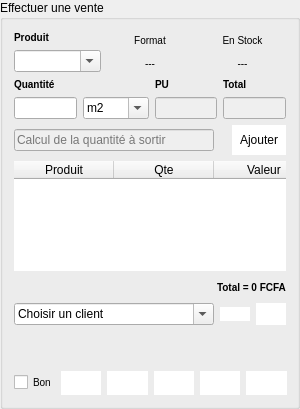
       <widget class="QGroupBox" name="groupBox_4">
        <property name="minimumSize">
         <size>
          <width>300</width>
          <height>0</height>
         </size>
        </property>
        <property name="maximumSize">
         <size>
          <width>300</width>
          <height>16777215</height>
         </size>
        </property>
        <property name="title">
         <string>Effectuer une vente</string>
        </property>
        <layout class="QVBoxLayout" name="verticalLayout_18">
         <item>
          <layout class="QHBoxLayout" name="horizontalLayout_13">
           <item>
            <layout class="QVBoxLayout" name="verticalLayout_8">
             <item>
              <widget class="QLabel" name="label_7">
               <property name="styleSheet">
                <string notr="true">font-size:10px;
color:black;
font-weight:bold;</string>
               </property>
               <property name="text">
                <string>Produit</string>
               </property>
              </widget>
             </item>
             <item>
              <widget class="QComboBox" name="produits">
               <property name="editable">
                <bool>true</bool>
               </property>
              </widget>
             </item>
            </layout>
           </item>
           <item>
            <layout class="QVBoxLayout" name="verticalLayout_14">
             <item>
              <widget class="QLabel" name="label_13">
               <property name="styleSheet">
                <string notr="true">font-size:10px;</string>
               </property>
               <property name="text">
                <string>Format</string>
               </property>
               <property name="alignment">
                <set>Qt::AlignCenter</set>
               </property>
              </widget>
             </item>
             <item>
              <widget class="QLabel" name="label_format">
               <property name="styleSheet">
                <string notr="true">font-size:10px;</string>
               </property>
               <property name="text">
                <string>---</string>
               </property>
               <property name="alignment">
                <set>Qt::AlignCenter</set>
               </property>
              </widget>
             </item>
            </layout>
           </item>
           <item>
            <layout class="QVBoxLayout" name="verticalLayout_16">
             <item>
              <widget class="QLabel" name="label_14">
               <property name="styleSheet">
                <string notr="true">font-size:10px;</string>
               </property>
               <property name="text">
                <string>En Stock</string>
               </property>
               <property name="alignment">
                <set>Qt::AlignCenter</set>
               </property>
              </widget>
             </item>
             <item>
              <widget class="QLabel" name="label_qte">
               <property name="styleSheet">
                <string notr="true">font-size:10px;</string>
               </property>
               <property name="text">
                <string>---</string>
               </property>
               <property name="alignment">
                <set>Qt::AlignCenter</set>
               </property>
              </widget>
             </item>
            </layout>
           </item>
          </layout>
         </item>
         <item>
          <layout class="QHBoxLayout" name="horizontalLayout_6">
           <item>
            <layout class="QVBoxLayout" name="verticalLayout_12">
             <item>
              <widget class="QLabel" name="label_8">
               <property name="styleSheet">
                <string notr="true">font-size:10px;
color:black;
font-weight:bold;</string>
               </property>
               <property name="text">
                <string>Quantité</string>
               </property>
              </widget>
             </item>
             <item>
              <layout class="QHBoxLayout" name="horizontalLayout_5">
               <item>
                <widget class="QLineEdit" name="qte"/>
               </item>
               <item>
                <widget class="QComboBox" name="unite">
                 <property name="editable">
                  <bool>true</bool>
                 </property>
                 <item>
                  <property name="text">
                   <string>m2</string>
                  </property>
                 </item>
                 <item>
                  <property name="text">
                   <string>Carton</string>
                  </property>
                 </item>
                 <item>
                  <property name="text">
                   <string>Pièce</string>
                  </property>
                 </item>
                </widget>
               </item>
              </layout>
             </item>
            </layout>
           </item>
           <item>
            <layout class="QVBoxLayout" name="verticalLayout_9">
             <item>
              <widget class="QLabel" name="label_9">
               <property name="styleSheet">
                <string notr="true">font-size:10px;
color:black;
font-weight:bold;</string>
               </property>
               <property name="text">
                <string>PU</string>
               </property>
              </widget>
             </item>
             <item>
              <widget class="QLineEdit" name="pu">
               <property name="enabled">
                <bool>false</bool>
               </property>
               <property name="readOnly">
                <bool>true</bool>
               </property>
              </widget>
             </item>
            </layout>
           </item>
           <item>
            <layout class="QVBoxLayout" name="verticalLayout_13">
             <item>
              <widget class="QLabel" name="label_10">
               <property name="styleSheet">
                <string notr="true">font-size:10px;
color:black;
font-weight:bold;</string>
               </property>
               <property name="text">
                <string>Total</string>
               </property>
              </widget>
             </item>
             <item>
              <widget class="QLineEdit" name="total">
               <property name="enabled">
                <bool>false</bool>
               </property>
               <property name="readOnly">
                <bool>true</bool>
               </property>
              </widget>
             </item>
            </layout>
           </item>
          </layout>
         </item>
         <item>
          <layout class="QHBoxLayout" name="horizontalLayout_12">
           <item>
            <widget class="QLineEdit" name="calcul">
             <property name="enabled">
              <bool>false</bool>
             </property>
             <property name="minimumSize">
              <size>
               <width>200</width>
               <height>0</height>
              </size>
             </property>
             <property name="styleSheet">
              <string notr="true">width:70%;</string>
             </property>
             <property name="readOnly">
              <bool>true</bool>
             </property>
             <property name="placeholderText">
              <string>Calcul de la quantité à sortir</string>
             </property>
            </widget>
           </item>
           <item>
            <layout class="QHBoxLayout" name="horizontalLayout_7">
             <item>
              <spacer name="horizontalSpacer_2">
               <property name="orientation">
                <enum>Qt::Horizontal</enum>
               </property>
               <property name="sizeHint" stdset="0">
                <size>
                 <width>40</width>
                 <height>20</height>
                </size>
               </property>
              </spacer>
             </item>
             <item>
              <widget class="QPushButton" name="pushButton_3">
               <property name="styleSheet">
                <string notr="true">border:none;
padding:8px;
background-color:white;
</string>
               </property>
               <property name="text">
                <string>Ajouter</string>
               </property>
              </widget>
             </item>
            </layout>
           </item>
          </layout>
         </item>
         <item>
          <widget class="QTableWidget" name="table_vente">
           <property name="enabled">
            <bool>true</bool>
           </property>
           <property name="maximumSize">
            <size>
             <width>16777215</width>
             <height>110</height>
            </size>
           </property>
           <property name="frameShape">
            <enum>QFrame::NoFrame</enum>
           </property>
           <property name="lineWidth">
            <number>0</number>
           </property>
           <property name="horizontalScrollBarPolicy">
            <enum>Qt::ScrollBarAlwaysOff</enum>
           </property>
           <property name="alternatingRowColors">
            <bool>true</bool>
           </property>
           <property name="showGrid">
            <bool>true</bool>
           </property>
           <property name="gridStyle">
            <enum>Qt::DashDotDotLine</enum>
           </property>
           <attribute name="horizontalHeaderStretchLastSection">
            <bool>true</bool>
           </attribute>
           <attribute name="verticalHeaderVisible">
            <bool>false</bool>
           </attribute>
           <attribute name="verticalHeaderStretchLastSection">
            <bool>false</bool>
           </attribute>
           <column>
            <property name="text">
             <string>Produit</string>
            </property>
           </column>
           <column>
            <property name="text">
             <string>Qte</string>
            </property>
           </column>
           <column>
            <property name="text">
             <string>Valeur</string>
            </property>
           </column>
          </widget>
         </item>
         <item>
          <layout class="QHBoxLayout" name="horizontalLayout_8">
           <item>
            <spacer name="horizontalSpacer_5">
             <property name="orientation">
              <enum>Qt::Horizontal</enum>
             </property>
             <property name="sizeHint" stdset="0">
              <size>
               <width>40</width>
               <height>20</height>
              </size>
             </property>
            </spacer>
           </item>
           <item>
            <widget class="QLabel" name="total_facture">
             <property name="styleSheet">
              <string notr="true">font-size:10px;
font-weight:bold;
color:black;
</string>
             </property>
             <property name="text">
              <string>Total = 0 FCFA</string>
             </property>
            </widget>
           </item>
          </layout>
         </item>
         <item>
          <layout class="QHBoxLayout" name="horizontalLayout_4">
           <item>
            <widget class="QComboBox" name="list_clients">
             <property name="editable">
              <bool>true</bool>
             </property>
             <item>
              <property name="text">
               <string>Choisir un client</string>
              </property>
             </item>
            </widget>
           </item>
           <item>
            <widget class="QPushButton" name="pushButton_10">
             <property name="maximumSize">
              <size>
               <width>30</width>
               <height>16777215</height>
              </size>
             </property>
             <property name="styleSheet">
              <string notr="true">background-color:white;
border:none;</string>
             </property>
             <property name="text">
              <string/>
             </property>
             <property name="icon">
              <iconset resource="img.qrc">
               <normaloff>:/img/images/sync-outline.svg</normaloff>:/img/images/sync-outline.svg</iconset>
             </property>
            </widget>
           </item>
           <item>
            <widget class="QPushButton" name="pushButton">
             <property name="maximumSize">
              <size>
               <width>30</width>
               <height>30</height>
              </size>
             </property>
             <property name="styleSheet">
              <string notr="true">background-color:white;
border:none;</string>
             </property>
             <property name="text">
              <string/>
             </property>
             <property name="icon">
              <iconset resource="img.qrc">
               <normaloff>:/img/images/add-outline.svg</normaloff>:/img/images/add-outline.svg</iconset>
             </property>
            </widget>
           </item>
          </layout>
         </item>
         <item>
          <spacer name="verticalSpacer_4">
           <property name="orientation">
            <enum>Qt::Vertical</enum>
           </property>
           <property name="sizeHint" stdset="0">
            <size>
             <width>20</width>
             <height>40</height>
            </size>
           </property>
          </spacer>
         </item>
         <item>
          <layout class="QHBoxLayout" name="horizontalLayout_9">
           <item>
            <widget class="QCheckBox" name="bon">
             <property name="styleSheet">
              <string notr="true">font-size:10px;</string>
             </property>
             <property name="text">
              <string>Bon</string>
             </property>
            </widget>
           </item>
           <item>
            <spacer name="horizontalSpacer_4">
             <property name="orientation">
              <enum>Qt::Horizontal</enum>
             </property>
             <property name="sizeHint" stdset="0">
              <size>
               <width>40</width>
               <height>20</height>
              </size>
             </property>
            </spacer>
           </item>
           <item>
            <widget class="QPushButton" name="pushButton_4">
             <property name="enabled">
              <bool>true</bool>
             </property>
             <property name="toolTip">
              <string>Supprimer</string>
             </property>
             <property name="styleSheet">
              <string notr="true">background-color:white;
border:none;
padding:5px;</string>
             </property>
             <property name="text">
              <string/>
             </property>
             <property name="icon">
              <iconset resource="img.qrc">
               <normaloff>:/img/images/trash-outline.svg</normaloff>:/img/images/trash-outline.svg</iconset>
             </property>
            </widget>
           </item>
           <item>
            <widget class="QPushButton" name="pushButton_11">
             <property name="toolTip">
              <string>Impayé</string>
             </property>
             <property name="styleSheet">
              <string notr="true">background-color:white;
border:none;
padding:5px;</string>
             </property>
             <property name="text">
              <string/>
             </property>
             <property name="icon">
              <iconset resource="img.qrc">
               <normaloff>:/img/images/vente.png</normaloff>:/img/images/vente.png</iconset>
             </property>
            </widget>
           </item>
           <item>
            <widget class="QPushButton" name="pushButton_7">
             <property name="toolTip">
              <string>Biz</string>
             </property>
             <property name="styleSheet">
              <string notr="true">background-color:white;
border:none;
padding:5px;</string>
             </property>
             <property name="text">
              <string/>
             </property>
             <property name="icon">
              <iconset resource="img.qrc">
               <normaloff>:/img/images/logo-bitcoin.svg</normaloff>:/img/images/logo-bitcoin.svg</iconset>
             </property>
            </widget>
           </item>
           <item>
            <widget class="QPushButton" name="pushButton_8">
             <property name="toolTip">
              <string>Remise</string>
             </property>
             <property name="styleSheet">
              <string notr="true">background-color:white;
border:none;
padding:5px;</string>
             </property>
             <property name="text">
              <string/>
             </property>
             <property name="icon">
              <iconset resource="img.qrc">
               <normaloff>:/img/images/bag-remove-outline.svg</normaloff>:/img/images/bag-remove-outline.svg</iconset>
             </property>
            </widget>
           </item>
           <item>
            <widget class="QPushButton" name="pushButton_6">
             <property name="toolTip">
              <string>Imprimer</string>
             </property>
             <property name="styleSheet">
              <string notr="true">background-color:white;
border:none;
padding:5px;</string>
             </property>
             <property name="text">
              <string/>
             </property>
             <property name="icon">
              <iconset resource="img.qrc">
               <normaloff>:/img/images/imprimer.png</normaloff>:/img/images/imprimer.png</iconset>
             </property>
            </widget>
           </item>
          </layout>
         </item>
        </layout>
       </widget>
